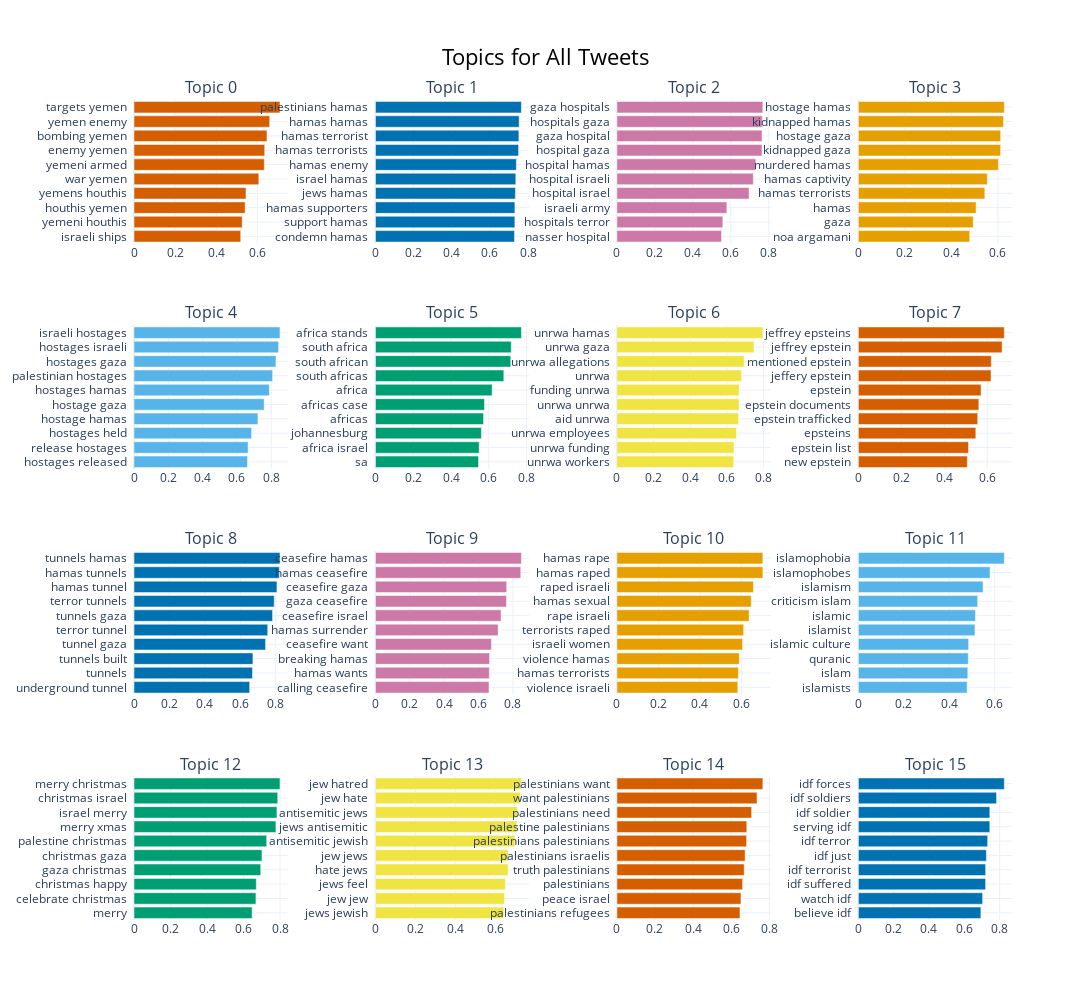

Notebook code cell kept with this figure:
### Code cell
topic_model.visualize_barchart(top_n_topics = 16, n_words = 20, title = "Topics for All Tweets", height = 250, width = 320)

### Figure 1 — Plotly figure (JSON) as saved in the notebook; plotly's stock layout.template omitted (floating-point values rounded to 4 significant figures)
{"data": [{"marker": {"color": "#D55E00"}, "orientation": "h", "type": "bar", "x": [0.5193, 0.5265, 0.5407, 0.5449, 0.6075, 0.634, 0.6362, 0.647, 0.6604, 0.7103], "xaxis": "x", "y": ["israeli ships  ", "yemeni houthis  ", "houthis yemen  ", "yemens houthis  ", "war yemen  ", "yemeni armed  ", "enemy yemen  ", "bombing yemen  ", "yemen enemy  ", "targets yemen  "], "yaxis": "y"}, {"marker": {"color": "#0072B2"}, "orientation": "h", "type": "bar", "x": [0.7286, 0.7305, 0.7306, 0.7334, 0.7354, 0.7384, 0.7498, 0.7517, 0.753, 0.7648], "xaxis": "x2", "y": ["condemn hamas  ", "support hamas  ", "hamas supporters  ", "jews hamas  ", "israel hamas  ", "hamas enemy  ", "hamas terrorists  ", "hamas terrorist  ", "hamas hamas  ", "palestinians hamas  "], "yaxis": "y2"}, {"marker": {"color": "#CC79A7"}, "orientation": "h", "type": "bar", "x": [0.551, 0.5578, 0.5788, 0.6962, 0.7184, 0.7319, 0.7641, 0.7646, 0.7653, 0.7687], "xaxis": "x3", "y": ["nasser hospital  ", "hospitals terror  ", "israeli army  ", "hospital israel  ", "hospital israeli  ", "hospital hamas  ", "hospital gaza  ", "gaza hospital  ", "hospitals gaza  ", "gaza hospitals  "], "yaxis": "y3"}, {"marker": {"color": "#E69F00"}, "orientation": "h", "type": "bar", "x": [0.4785, 0.4937, 0.5059, 0.5433, 0.5541, 0.6017, 0.6113, 0.6116, 0.6234, 0.6272], "xaxis": "x4", "y": ["noa argamani  ", "gaza  ", "hamas  ", "hamas terrorists  ", "hamas captivity  ", "murdered hamas  ", "kidnapped gaza  ", "hostage gaza  ", "kidnapped hamas  ", "hostage hamas  "], "yaxis": "y4"}, {"marker": {"color": "#56B4E9"}, "orientation": "h", "type": "bar", "x": [0.6616, 0.6651, 0.6854, 0.7224, 0.7589, 0.7888, 0.808, 0.8275, 0.8429, 0.8508], "xaxis": "x5", "y": ["hostages released  ", "release hostages  ", "hostages held  ", "hostage hamas  ", "hostage gaza  ", "hostages hamas  ", "palestinian hostages  ", "hostages gaza  ", "hostages israeli  ", "israeli hostages  "], "yaxis": "y5"}, {"marker": {"color": "#009E73"}, "orientation": "h", "type": "bar", "x": [0.5456, 0.549, 0.5606, 0.5721, 0.5769, 0.6174, 0.6794, 0.7161, 0.7188, 0.7725], "xaxis": "x6", "y": ["sa  ", "africa israel  ", "johannesburg  ", "africas  ", "africas case  ", "africa  ", "south africas  ", "south african  ", "south africa  ", "africa stands  "], "yaxis": "y6"}, {"marker": {"color": "#F0E442"}, "orientation": "h", "type": "bar", "x": [0.638, 0.6396, 0.6529, 0.6643, 0.6671, 0.6674, 0.6803, 0.6949, 0.7488, 0.7972], "xaxis": "x7", "y": ["unrwa workers  ", "unrwa funding  ", "unrwa employees  ", "aid unrwa  ", "unrwa unrwa  ", "funding unrwa  ", "unrwa  ", "unrwa allegations  ", "unrwa gaza  ", "unrwa hamas  "], "yaxis": "y7"}, {"marker": {"color": "#D55E00"}, "orientation": "h", "type": "bar", "x": [0.5075, 0.513, 0.547, 0.5559, 0.561, 0.5713, 0.6179, 0.6191, 0.6696, 0.6797], "xaxis": "x8", "y": ["new epstein  ", "epstein list  ", "epsteins  ", "epstein trafficked  ", "epstein documents  ", "epstein  ", "jeffery epstein  ", "mentioned epstein  ", "jeffrey epstein  ", "jeffrey epsteins  "], "yaxis": "y8"}, {"marker": {"color": "#0072B2"}, "orientation": "h", "type": "bar", "x": [0.6529, 0.6687, 0.6713, 0.7427, 0.7548, 0.7822, 0.7915, 0.8069, 0.8204, 0.8239], "xaxis": "x9", "y": ["underground tunnel  ", "tunnels  ", "tunnels built  ", "tunnel gaza  ", "terror tunnel  ", "tunnels gaza  ", "terror tunnels  ", "hamas tunnel  ", "hamas tunnels  ", "tunnels hamas  "], "yaxis": "y9"}, {"marker": {"color": "#CC79A7"}, "orientation": "h", "type": "bar", "x": [0.6604, 0.6624, 0.664, 0.6747, 0.7136, 0.7307, 0.7624, 0.7635, 0.8453, 0.8492], "xaxis": "x10", "y": ["calling ceasefire  ", "hamas wants  ", "breaking hamas  ", "ceasefire want  ", "hamas surrender  ", "ceasefire israel  ", "gaza ceasefire  ", "ceasefire gaza  ", "hamas ceasefire  ", "ceasefire hamas  "], "yaxis": "y10"}, {"marker": {"color": "#E69F00"}, "orientation": "h", "type": "bar", "x": [0.5826, 0.5857, 0.5901, 0.6056, 0.6109, 0.6371, 0.6473, 0.6579, 0.7035, 0.7035], "xaxis": "x11", "y": ["violence israeli  ", "hamas terrorists  ", "violence hamas  ", "israeli women  ", "terrorists raped  ", "rape israeli  ", "hamas sexual  ", "raped israeli  ", "hamas raped  ", "hamas rape  "], "yaxis": "y11"}, {"marker": {"color": "#56B4E9"}, "orientation": "h", "type": "bar", "x": [0.4787, 0.4816, 0.4838, 0.4852, 0.5131, 0.5152, 0.525, 0.5487, 0.5793, 0.6423], "xaxis": "x12", "y": ["islamists  ", "islam  ", "quranic  ", "islamic culture  ", "islamist  ", "islamic  ", "criticism islam  ", "islamism  ", "islamophobes  ", "islamophobia  "], "yaxis": "y12"}, {"marker": {"color": "#009E73"}, "orientation": "h", "type": "bar", "x": [0.6471, 0.6679, 0.67, 0.6942, 0.701, 0.7269, 0.7775, 0.7831, 0.7873, 0.7996], "xaxis": "x13", "y": ["merry  ", "celebrate christmas  ", "christmas happy  ", "gaza christmas  ", "christmas gaza  ", "palestine christmas  ", "merry xmas  ", "israel merry  ", "christmas israel  ", "merry christmas  "], "yaxis": "y13"}, {"marker": {"color": "#F0E442"}, "orientation": "h", "type": "bar", "x": [0.6435, 0.647, 0.6516, 0.6653, 0.6661, 0.6991, 0.7089, 0.7109, 0.7262, 0.7319], "xaxis": "x14", "y": ["jews jewish  ", "jew jew  ", "jews feel  ", "hate jews  ", "jew jews  ", "antisemitic jewish  ", "jews antisemitic  ", "antisemitic jews  ", "jew hate  ", "jew hatred  "], "yaxis": "y14"}, {"marker": {"color": "#D55E00"}, "orientation": "h", "type": "bar", "x": [0.6463, 0.6516, 0.6604, 0.6687, 0.6735, 0.6811, 0.6823, 0.7076, 0.7359, 0.7666], "xaxis": "x15", "y": ["palestinians refugees  ", "peace israel  ", "palestinians  ", "truth palestinians  ", "palestinians israelis  ", "palestinians palestinians  ", "palestine palestinians  ", "palestinians need  ", "want palestinians  ", "palestinians want  "], "yaxis": "y15"}, {"marker": {"color": "#0072B2"}, "orientation": "h", "type": "bar", "x": [0.6937, 0.7038, 0.7206, 0.7207, 0.7251, 0.7323, 0.7443, 0.7445, 0.7827, 0.8266], "xaxis": "x16", "y": ["believe idf  ", "watch idf  ", "idf suffered  ", "idf terrorist  ", "idf just  ", "idf terror  ", "serving idf  ", "idf soldier  ", "idf soldiers  ", "idf forces  "], "yaxis": "y16"}], "layout": {"annotations": [{"font": {"size": 16}, "showarrow": false, "text": "Topic 0", "x": 0.0875, "xanchor": "center", "xref": "paper", "y": 1, "yanchor": "bottom", "yref": "paper"}, {"font": {"size": 16}, "showarrow": false, "text": "Topic 1", "x": 0.3625, "xanchor": "center", "xref": "paper", "y": 1, "yanchor": "bottom", "yref": "paper"}, {"font": {"size": 16}, "showarrow": false, "text": "Topic 2", "x": 0.6375, "xanchor": "center", "xref": "paper", "y": 1, "yanchor": "bottom", "yref": "paper"}, {"font": {"size": 16}, "showarrow": false, "text": "Topic 3", "x": 0.9125, "xanchor": "center", "xref": "paper", "y": 1, "yanchor": "bottom", "yref": "paper"}, {"font": {"size": 16}, "showarrow": false, "text": "Topic 4", "x": 0.0875, "xanchor": "center", "xref": "paper", "y": 0.725, "yanchor": "bottom", "yref": "paper"}, {"font": {"size": 16}, "showarrow": false, "text": "Topic 5", "x": 0.3625, "xanchor": "center", "xref": "paper", "y": 0.725, "yanchor": "bottom", "yref": "paper"}, {"font": {"size": 16}, "showarrow": false, "text": "Topic 6", "x": 0.6375, "xanchor": "center", "xref": "paper", "y": 0.725, "yanchor": "bottom", "yref": "paper"}, {"font": {"size": 16}, "showarrow": false, "text": "Topic 7", "x": 0.9125, "xanchor": "center", "xref": "paper", "y": 0.725, "yanchor": "bottom", "yref": "paper"}, {"font": {"size": 16}, "showarrow": false, "text": "Topic 8", "x": 0.0875, "xanchor": "center", "xref": "paper", "y": 0.45, "yanchor": "bottom", "yref": "paper"}, {"font": {"size": 16}, "showarrow": false, "text": "Topic 9", "x": 0.3625, "xanchor": "center", "xref": "paper", "y": 0.45, "yanchor": "bottom", "yref": "paper"}, {"font": {"size": 16}, "showarrow": false, "text": "Topic 10", "x": 0.6375, "xanchor": "center", "xref": "paper", "y": 0.45, "yanchor": "bottom", "yref": "paper"}, {"font": {"size": 16}, "showarrow": false, "text": "Topic 11", "x": 0.9125, "xanchor": "center", "xref": "paper", "y": 0.45, "yanchor": "bottom", "yref": "paper"}, {"font": {"size": 16}, "showarrow": false, "text": "Topic 12", "x": 0.0875, "xanchor": "center", "xref": "paper", "y": 0.175, "yanchor": "bottom", "yref": "paper"}, {"font": {"size": 16}, "showarrow": false, "text": "Topic 13", "x": 0.3625, "xanchor": "center", "xref": "paper", "y": 0.175, "yanchor": "bottom", "yref": "paper"}, {"font": {"size": 16}, "showarrow": false, "text": "Topic 14", "x": 0.6375, "xanchor": "center", "xref": "paper", "y": 0.175, "yanchor": "bottom", "yref": "paper"}, {"font": {"size": 16}, "showarrow": false, "text": "Topic 15", "x": 0.9125, "xanchor": "center", "xref": "paper", "y": 0.175, "yanchor": "bottom", "yref": "paper"}], "height": 1000, "hoverlabel": {"bgcolor": "white", "font": {"family": "Rockwell", "size": 16}}, "showlegend": false, "title": {"font": {"color": "Black", "size": 22}, "text": "Topics for All Tweets", "x": 0.5, "xanchor": "center", "yanchor": "top"}, "width": 1280, "xaxis": {"anchor": "y", "domain": [0, 0.175], "showgrid": true}, "xaxis10": {"anchor": "y10", "domain": [0.275, 0.45], "showgrid": true}, "xaxis11": {"anchor": "y11", "domain": [0.55, 0.725], "showgrid": true}, "xaxis12": {"anchor": "y12", "domain": [0.825, 1], "showgrid": true}, "xaxis13": {"anchor": "y13", "domain": [0, 0.175], "showgrid": true}, "xaxis14": {"anchor": "y14", "domain": [0.275, 0.45], "showgrid": true}, "xaxis15": {"anchor": "y15", "domain": [0.55, 0.725], "showgrid": true}, "xaxis16": {"anchor": "y16", "domain": [0.825, 1], "showgrid": true}, "xaxis2": {"anchor": "y2", "domain": [0.275, 0.45], "showgrid": true}, "xaxis3": {"anchor": "y3", "domain": [0.55, 0.725], "showgrid": true}, "xaxis4": {"anchor": "y4", "domain": [0.825, 1], "showgrid": true}, "xaxis5": {"anchor": "y5", "domain": [0, 0.175], "showgrid": true}, "xaxis6": {"anchor": "y6", "domain": [0.275, 0.45], "showgrid": true}, "xaxis7": {"anchor": "y7", "domain": [0.55, 0.725], "showgrid": true}, "xaxis8": {"anchor": "y8", "domain": [0.825, 1], "showgrid": true}, "xaxis9": {"anchor": "y9", "domain": [0, 0.175], "showgrid": true}, "yaxis": {"anchor": "x", "domain": [0.825, 1], "showgrid": true}, "yaxis10": {"anchor": "x10", "domain": [0.275, 0.45], "showgrid": true}, "yaxis11": {"anchor": "x11", "domain": [0.275, 0.45], "showgrid": true}, "yaxis12": {"anchor": "x12", "domain": [0.275, 0.45], "showgrid": true}, "yaxis13": {"anchor": "x13", "domain": [0, 0.175], "showgrid": true}, "yaxis14": {"anchor": "x14", "domain": [0, 0.175], "showgrid": true}, "yaxis15": {"anchor": "x15", "domain": [0, 0.175], "showgrid": true}, "yaxis16": {"anchor": "x16", "domain": [0, 0.175], "showgrid": true}, "yaxis2": {"anchor": "x2", "domain": [0.825, 1], "showgrid": true}, "yaxis3": {"anchor": "x3", "domain": [0.825, 1], "showgrid": true}, "yaxis4": {"anchor": "x4", "domain": [0.825, 1], "showgrid": true}, "yaxis5": {"anchor": "x5", "domain": [0.55, 0.725], "showgrid": true}, "yaxis6": {"anchor": "x6", "domain": [0.55, 0.725], "showgrid": true}, "yaxis7": {"anchor": "x7", "domain": [0.55, 0.725], "showgrid": true}, "yaxis8": {"anchor": "x8", "domain": [0.55, 0.725], "showgrid": true}, "yaxis9": {"anchor": "x9", "domain": [0.275, 0.45], "showgrid": true}}}
